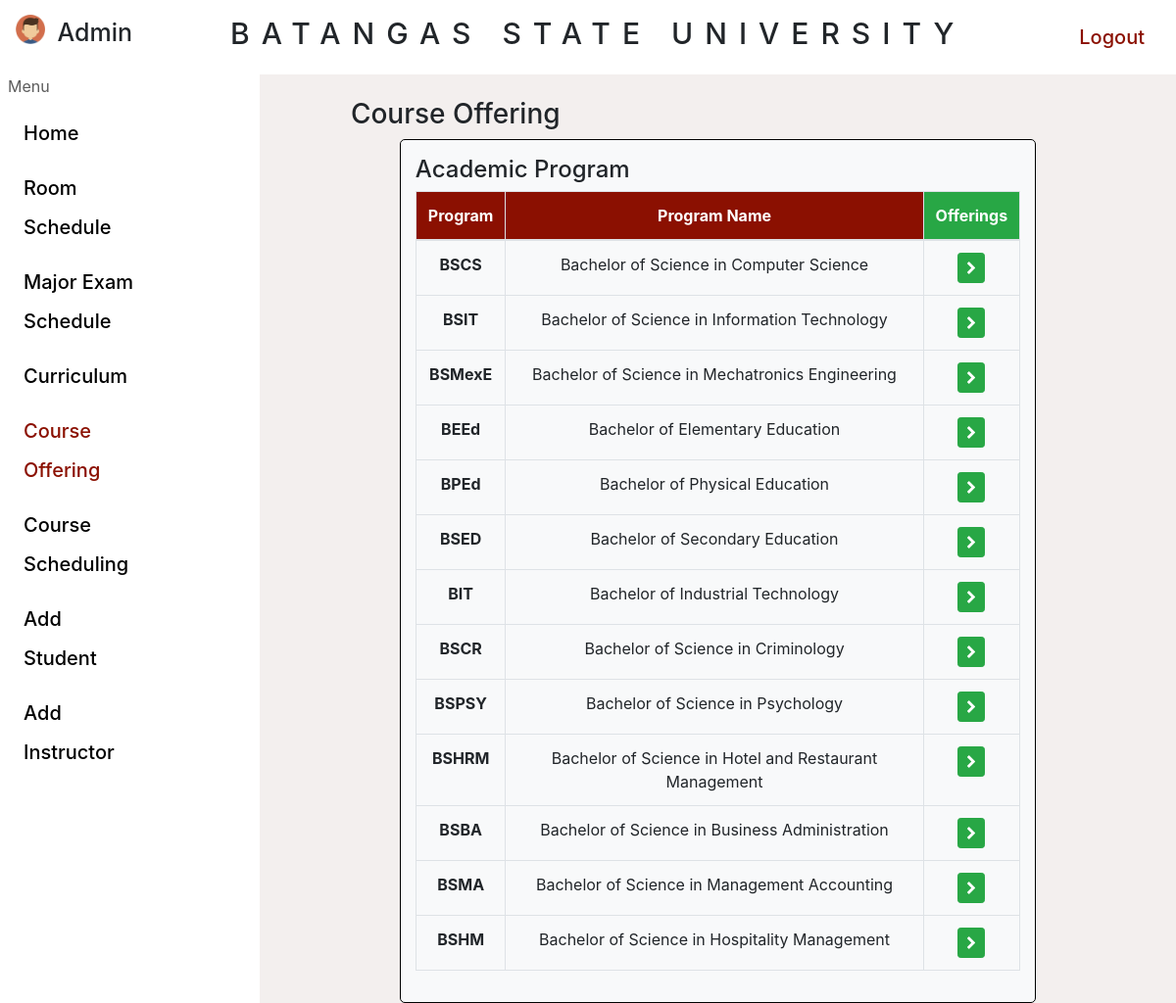
/course_offer (signed in), run on the app's committed database.
### curriculum/models.py (models this page shows, shortened)
class CourseModel(models.Model):
    course_code = models.CharField(max_length=20, unique=True)
    program_code = models.ForeignKey(AcademicProgramModel,on_delete=models.CASCADE)
    course_name = models.CharField(max_length=100)

### course/views.py (the view)
# urls.py: path('course_offer', views.course_offer, name='course_offer'),
def course_offer (request):
    if 'username' in request.session and request.session['username'] is not None:
        details = GlobalSession.sessions(request)
        courses = CourseModel.objects.all()
        return render(request, 'pages/course_offer.html', {'request': request, 'details': details, 'courses': courses })
    else:
        return redirect('/')

### global_session.py (called while the page is built)
    def sessions(request):
        details = {
            'userid': request.session.get('userid'),
            'usertype': request.session.get('usertype'),
            'firstname': request.session.get('firstname'),
            'middlename': request.session.get('middlename'),
            'lastname': request.session.get('lastname'),
        }
        return details

### course/templates/pages/course_offer.html (shortened to what this page needs)
{% extends 'mainLayout.html' %}
{% load static %}
{% block content %}
<div class="row justify-content-md-center">
  <div class="col-md-10 mt-4">
    <h3>Course Offering</h3>
        <div class="row justify-content-md-center">
          <div class="col-md-10 py-3 bg-light" style="border: 1px solid black; border-radius: 5px;">
            <h4>Academic Program</h4>
            <div class="row">
              <div class="col-md-12">
                <table class="table table-bordered table-hover text-center">
                  <thead>
                    <tr>
                      <th scope="col" style="color:#fff; background:#8b1001;">Program</th>
                      <th scope="col" style="color:#fff; background:#8b1001;">Program Name</th>
                      <th scope="col" class="bg-success" style="color:#fff;">Offerings</th>
                    </tr>
                  </thead>
                  <tbody>
                    {% for course in courses %}
                    <tr>
                      <th scope="row">{{course.course_code}}</th>
                      <td>{{course.course_name}}</td>
                      <td><button class="btn btn-success btn-sm btnCourseOffer" data-code="{{course.course_code}}"><i class="fa fa-chevron-right" aria-hidden="true"></i></button></td>
                    </tr>
                    {% endfor %}
                  </tbody>
                </table>
              </div>
            </div>
          </div>
        </div>
  </div>
</div>
{% endblock content %}

### src/templates/mainLayout.html (style rules this page uses)
* { font-family: -apple-system,BlinkMacSystemFont,"Segoe UI",Roboto,"Helvetica Neue",Arial,sans-serif,"Apple Color Emoji","Segoe UI Emoji","Segoe UI Symbol"; }

### data on the page
CourseModel: course_code "BSCS", course_name "Bachelor of Science in Computer Science"
CourseModel: course_code "BSIT", course_name "Bachelor of Science in Information Technology"
CourseModel: course_code "BSMexE", course_name "Bachelor of Science in Mechatronics Engineering"
CourseModel: course_code "BEEd", course_name "Bachelor of Elementary Education"
CourseModel: course_code "BPEd", course_name "Bachelor of Physical Education"
CourseModel: course_code "BSED", course_name "Bachelor of Secondary Education"
CourseModel: course_code "BIT", course_name "Bachelor of Industrial Technology"
CourseModel: course_code "BSCR", course_name "Bachelor of Science in Criminology"
CourseModel: course_code "BSPSY", course_name "Bachelor of Science in Psychology"
CourseModel: course_code "BSHRM", course_name "Bachelor of Science in Hotel and Restaurant Management"
CourseModel: course_code "BSBA", course_name "Bachelor of Science in Business Administration"
CourseModel: course_code "BSMA", course_name "Bachelor of Science in Management Accounting"
CourseModel: course_code "BSHM", course_name "Bachelor of Science in Hospitality Management"

### other printed values
{{ details.firstname|capfirst }} "Admin"
